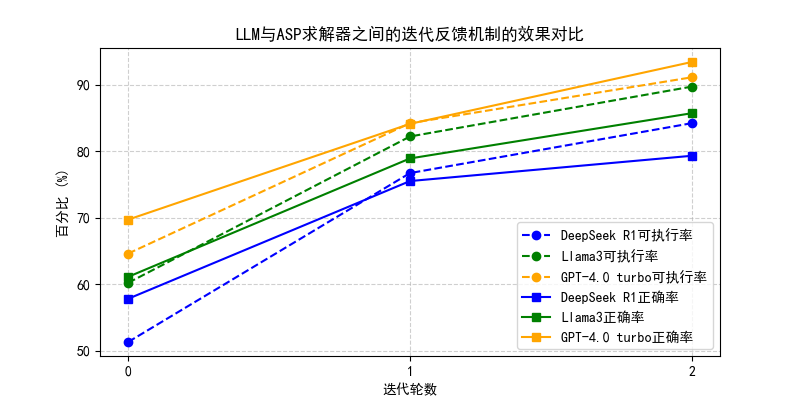

Generate this figure with Python:
# 用于生成消融实验的图像

import matplotlib.pyplot as plt
import matplotlib

# 设置中文字体
matplotlib.rcParams['font.sans-serif'] = ['SimHei']  # 使用黑体
matplotlib.rcParams['axes.unicode_minus'] = False  # 解决负号 '-' 显示问题

# 数据
rounds = [0, 1, 2]

# Execution Rate 数据
deepseek_exec = [51.3, 76.7, 84.2]
llama3_exec = [60.2, 82.2, 89.7]
gpt4mini_exec = [64.6, 84.2, 91.1]

# Accuracy 数据
deepseek_acc = [57.8, 75.5, 79.3]
llama3_acc = [61.1, 78.9, 85.7]
gpt4mini_acc = [69.7, 84.1, 93.4]

# 颜色 & 线型
colors = {'DeepSeek R1': 'blue', 'Llama3': 'green', 'GPT-4.0 turbo': 'orange'}
linestyles = {'可执行率': 'dashed', '正确率': 'solid'}

# 创建图像
plt.figure(figsize=(8, 4))
plt.xticks([0, 1, 2])

# 绘制 Execution Rate
plt.plot(rounds, deepseek_exec, linestyle=linestyles['可执行率'], color=colors['DeepSeek R1'], marker='o', label='DeepSeek R1可执行率')
plt.plot(rounds, llama3_exec, linestyle=linestyles['可执行率'], color=colors['Llama3'], marker='o', label='Llama3可执行率')
plt.plot(rounds, gpt4mini_exec, linestyle=linestyles['可执行率'], color=colors['GPT-4.0 turbo'], marker='o', label='GPT-4.0 turbo可执行率')

# 绘制 Accuracy
plt.plot(rounds, deepseek_acc, linestyle=linestyles['正确率'], color=colors['DeepSeek R1'], marker='s', label='DeepSeek R1正确率')
plt.plot(rounds, llama3_acc, linestyle=linestyles['正确率'], color=colors['Llama3'], marker='s', label='Llama3正确率')
plt.plot(rounds, gpt4mini_acc, linestyle=linestyles['正确率'], color=colors['GPT-4.0 turbo'], marker='s', label='GPT-4.0 turbo正确率')

# 轴标签 & 标题
plt.xlabel("迭代轮数")
plt.ylabel("百分比 (%)")
plt.title("LLM与ASP求解器之间的迭代反馈机制的效果对比")

# 图例
plt.legend()

# 显示网格
plt.grid(True, linestyle="--", alpha=0.6)

# 显示图像
plt.show()
